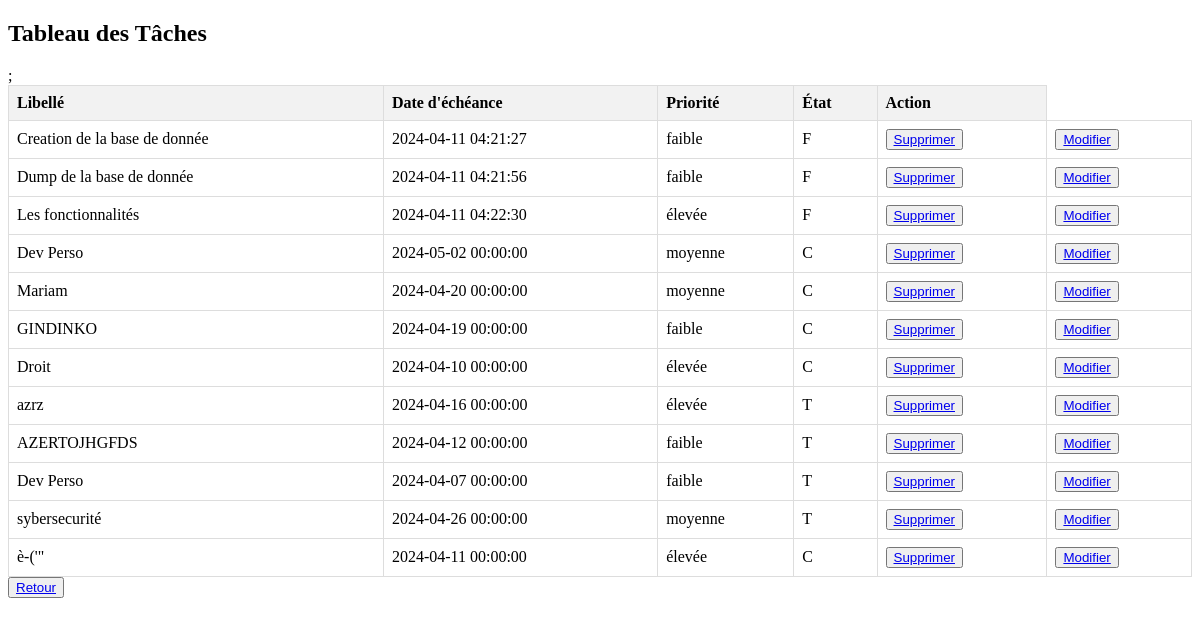
The page /readTaches.php on the database its author committed.
### tables this page shows
CREATE TABLE `Taches` (
  `id` int(11) NOT NULL,
  `libelle` varchar(50) NOT NULL,
  `description` text NOT NULL,
  `Date_insertion` datetime NOT NULL,
  `Date_echeance` datetime NOT NULL,
  `priorite` enum('faible','moyenne','élevée') NOT NULL,
  `etat` enum('F','C','T') NOT NULL
);

### config.php (called while the page is built, shortened)
<?php
require_once "Taches.php";
try {
   $connexion = new PDO ("mysql:host=" . DB_SERVER . ";dbname=" . DB_NAME, DB_USERNAME, DB_PASSWORD);
} catch (PDOExeption $e) {
   die("Erreur : Impossible de se connecter à la base de données " . $e->getMessage());
}
$taches = new Taches ($connexion, "A", "X", "2024-03-02
","2024-04-12 01:11:19","faire", "En attente");
$Tache = $taches-> readTaches();
?>

### Taches.php (called while the page is built, shortened)
<?php
class Taches  {
    private $connexion;
    public function __construct( $connexion,$libelle, $description, $date_echeance, $date_insertion, $priorite, $etat){
      $this->connexion=$connexion;
    }
    public function readTaches(){
        try{
            $sql = "SELECT * FROM Taches";
             $stmt=$this->connexion->prepare($sql);
             $stmt->execute();
             $Tache=$stmt->fetchAll(PDO::FETCH_ASSOC);
             return $Tache;
         }
         catch (PDOException $e) {
             die("erreur:Impossible d'afficher les habitants" .$e->getMessage());
         }
        }
}
?>

### readTaches.php (the view, shortened to what this page needs)
<?php
 require_once "config.php";
?>
<!DOCTYPE html>
<html lang="fr">
<head>
</head>
<body>
    <h2>Tableau des Tâches</h2>
    <table>
        <thead>
            <tr>
                <th>Libellé</th>
                <th>Date d'échéance</th>
                <th>Priorité</th>
                <th>État</th>
                <th>Action</th>
            </tr>
        </thead>
        <tbody>
            <?php foreach ($Tache as $Taches) { ?>
                <tr>
                    <td><?php echo $Taches['libelle']; ?></td>
                    <td><?php echo $Taches['Date_echeance']; ?></td>
                    <td><?php echo $Taches['priorite']; ?></td>
                    <td><?php echo $Taches['etat']; ?></td>
                    <td><button class="btn btn-delete"><a href="deleteTaches.php?id=<?php echo $Taches ['id']; ?>">Supprimer</a></button></td>
                    <td><button class="btn btn-delete"><a href="updateTaches.php?id=<?php echo $Taches ['id']; ?>">Modifier</a></button></td>
                </tr>
            <?php } ?>
        </tbody>
    </table>
    <div class="bouton">
        <button><a href="index.php">Retour</a></button>
    </div>
</body>
</html>

### readTaches.php (style rules this page uses)
table { border-collapse: collapse; width: 100%; }
th, td { border: 1px solid #dddddd; text-align: left; padding: 8px; }
th { background-color: #f2f2f2; }
.bouton { color:red; }

### rows shown on the page
taches: libelle "Creation de la base de donnée", Date_echeance "2024-04-11 04:21:27", priorite "faible", etat "F"
taches: libelle "Dump de la base de donnée", Date_echeance "2024-04-11 04:21:56", priorite "faible", etat "F"
taches: libelle "Les fonctionnalités", Date_echeance "2024-04-11 04:22:30", priorite "élevée", etat "F"
taches: libelle "Dev Perso", Date_echeance "2024-05-02 00:00:00", priorite "moyenne", etat "C"
taches: libelle "Mariam", Date_echeance "2024-04-20 00:00:00", priorite "moyenne", etat "C"
taches: libelle "GINDINKO", Date_echeance "2024-04-19 00:00:00", priorite "faible", etat "C"
taches: libelle "Droit", Date_echeance "2024-04-10 00:00:00", priorite "élevée", etat "C"
taches: libelle "azrz", Date_echeance "2024-04-16 00:00:00", priorite "élevée", etat "T"
taches: libelle "AZERTOJHGFDS", Date_echeance "2024-04-12 00:00:00", priorite "faible", etat "T"
taches: libelle "Dev Perso", Date_echeance "2024-04-07 00:00:00", priorite "faible", etat "T"
taches: libelle "sybersecurité", Date_echeance "2024-04-26 00:00:00", priorite "moyenne", etat "T"
taches: libelle "è-('\"", Date_echeance "2024-04-11 00:00:00", priorite "élevée", etat "C"
